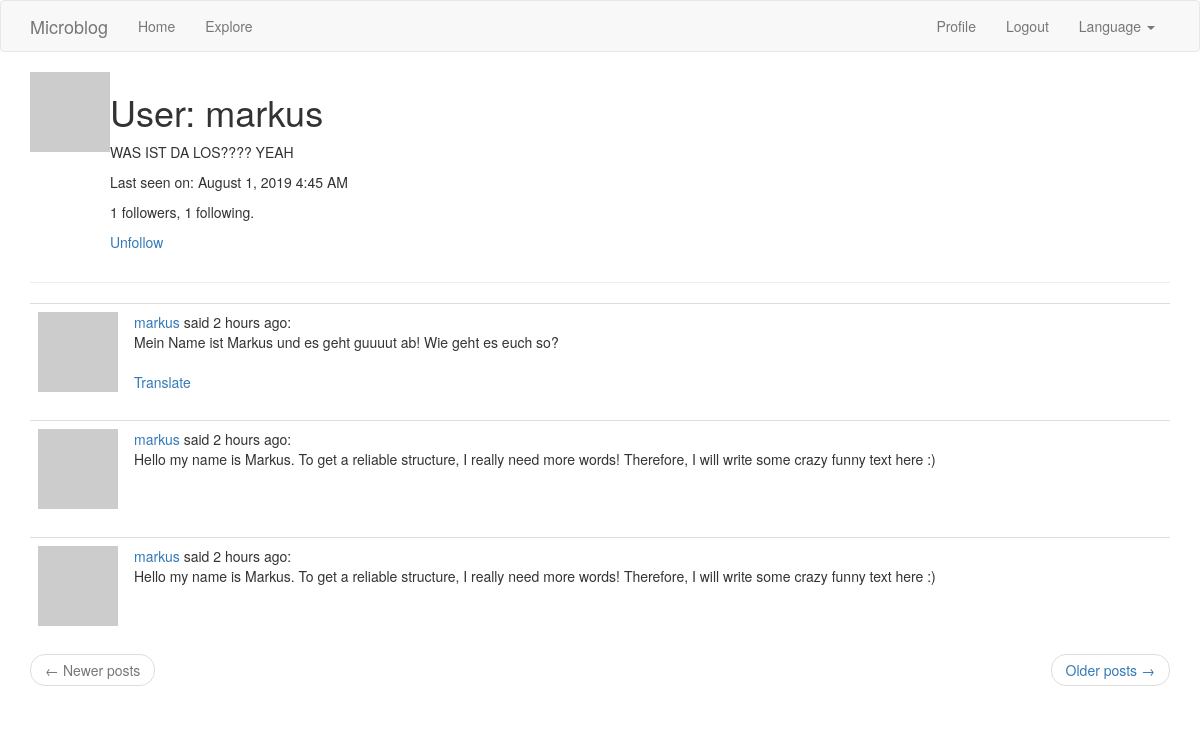
The app's page /user/markus (signed in) with its own data.
### models.py (models this page shows, shortened)
class User(UserMixin, db.Model):
    id = db.Column(db.Integer, primary_key=True)
    username = db.Column(db.String(64), index=True, unique=True)
    email = db.Column(db.String(120), index=True, unique=True)
    password_hash = db.Column(db.String(128))
    posts = db.relationship('Post', backref='author', lazy='dynamic')
    about_me = db.Column(db.String(140))
    last_seen = db.Column(db.DateTime, default=datetime.utcnow)
    followed = db.relationship(
        'User',
        secondary=followers,
        primaryjoin=(followers.c.follower_id == id),
        secondaryjoin=(followers.c.followed_id == id),
        backref=db.backref('followers', lazy='dynamic'),
        lazy='dynamic'
        )
    def avatar(self, size):
        digest = md5(self.email.lower().encode('utf-8')).hexdigest()
        return 'https://www.gravatar.com/avatar/{}?d=identicon&s={}'.format(digest, size)
    def is_following(self, user):
        return self.followed.filter(followers.c.followed_id == user.id).count() > 0

class Post(db.Model):
    id = db.Column(db.Integer, primary_key=True)
    body = db.Column(db.String(140))
    language = db.Column(db.String(5))
    timestamp = db.Column(db.DateTime, index=True, default=datetime.utcnow)
    user_id = db.Column(db.Integer, db.ForeignKey('user.id'))

### routes.py (the view)
@app.route('/user/<username>')
@login_required
def user(username):
    user = User.query.filter_by(username=username).first_or_404()
    page = request.args.get('page', 1, type=int)
    posts = user.posts.order_by(Post.timestamp.desc()).paginate(
        page,
        app.config['POSTS_PER_PAGE'],
        False
        )
    if posts.has_next:
        next_url = url_for('user', username=user.username, page=posts.next_num)
    else:
        next_url = None
    if posts.has_prev:
        prev_url = url_for('user', username=user.username, page=posts.prev_num)
    else:
        prev_url = None
    return render_template('user.html', user=user, posts=posts.items, next_url=next_url, prev_url=prev_url)

### models.py (called while the page is built)
@login.user_loader
def load_user(this_id):
    return User.query.get(int(this_id))

### routes.py (called while the page is built)
@app.before_request
def before_request():
    if current_user.is_authenticated:
        current_user.last_seen = datetime.utcnow()
        db.session.commit()
    g.locale = str(get_locale())

### templates/user.html
{% extends "base.html" %}
{% block app_content %}
    <table>
        <tr valign="top">
            <td><img src="{{ user.avatar(128) }}"></td>
            <td>
                <h1>{{ _('User') }}: {{ user.username }}</h1>
                {% if user.about_me %}
                    <p>
                        {{ user.about_me }}
                    </p>
                {% endif %}
                {% if user.last_seen %}
                    <p>
                        {{ _('Last seen on') }}: {{ moment(user.last_seen).format('LLL') }}
                    </p>
                {% endif %}
                <p>{{ user.followers.count() }} {{ _('followers') }}, {{ user.followed.count() }} {{ _('following') }}.</p>
                {% if user == current_user %}
                <p><a href="{{ url_for('edit_profile') }}">{{ _('Edit your profile') }}</a></p>
                {% elif not current_user.is_following(user) %}
                <p><a href="{{ url_for('follow', username=user.username) }}">{{ _('Follow') }}</a></p>
                {% else %}
                <p><a href="{{ url_for('unfollow', username=user.username) }}">{{ _('Unfollow') }}</a></p>
                {% endif %}
            </td>
        </tr>
    </table>
    <hr>
    {% for post in posts %}
        {% include '_post.html' %}
    {% endfor %}
    <nav aria-label="...">
        <ul class="pager">
            <li class="previous{% if not prev_url %} disabled{% endif %}">
                <a href="{{ prev_url or '#' }}">
                    <span aria-hidden="true">&larr;</span> {{ _('Newer posts') }}
                </a>
            </li>
            <li class="next{% if not next_url %} disabled{% endif %}">
                <a href="{{ next_url or '#' }}">
                    {{ _('Older posts') }} <span aria-hidden="true">&rarr;</span>
                </a>
            </li>
        </ul>
    </nav>
{% endblock %}

### templates/_post.html (shortened to what this page needs)
<table class="table table-hover">
    <tr>
        <td width="70px">
            <a href="{{ url_for('user', username=post.author.username) }}">
                <img src="{{ post.author.avatar(70) }}" />
            </a>
        </td>
        <td>
            {{ _('%(username)s said %(when)s', username=user_link, when=moment(post.timestamp).fromNow()) }}:
            <br>
            <span id="post{{ post.id }}">{{ post.body }}</span>
            {% if post.language and post.language != g.locale %}
            <br><br>
            <span id="translation{{ post.id }}">
                <a href="javascript:translate(
                    '#post{{ post.id }}',
                    '#translation{{ post.id }}',
                    '{{ post.language }}',
                    '{{ g.locale }}');">{{ _('Translate') }}</a>
            </span>
            {% endif %}
        </td>
    </tr>
</table>

### records on screen
User: username "markus", about_me "WAS IST DA LOS???? YEAH", last_seen "August 1, 2019 4:45 AM"
Post: body "Mein Name ist Markus und es geht guuuut ab! Wie geht es euch so?"
Post: body "Hello my name is Markus. To get a reliable structure, I really need more words! Therefore, I will write some crazy funny text here :)"
Post: body "Hello my name is Markus. To get a reliable structure, I really need more words! Therefore, I will write some crazy funny text here :)"

### other values on screen
{{ user.followers.count() }} "1"
{{ user.followed.count() }} "1"
